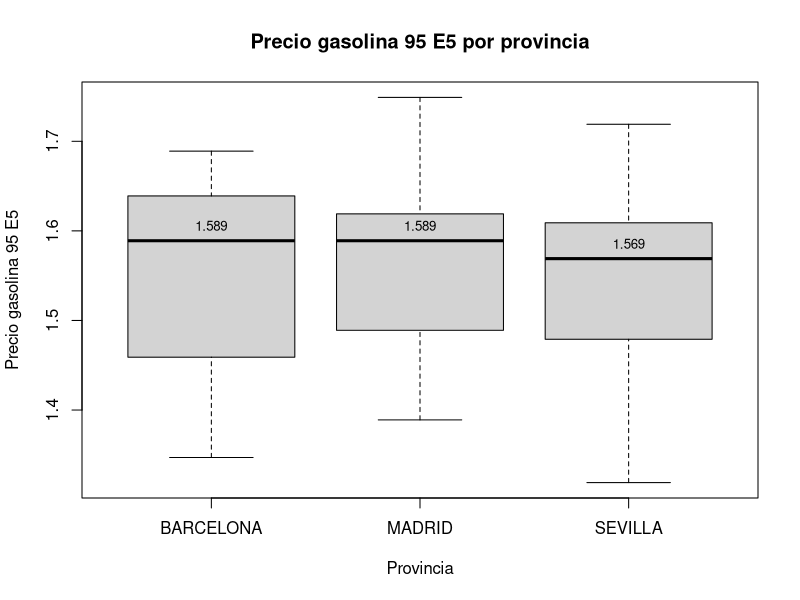
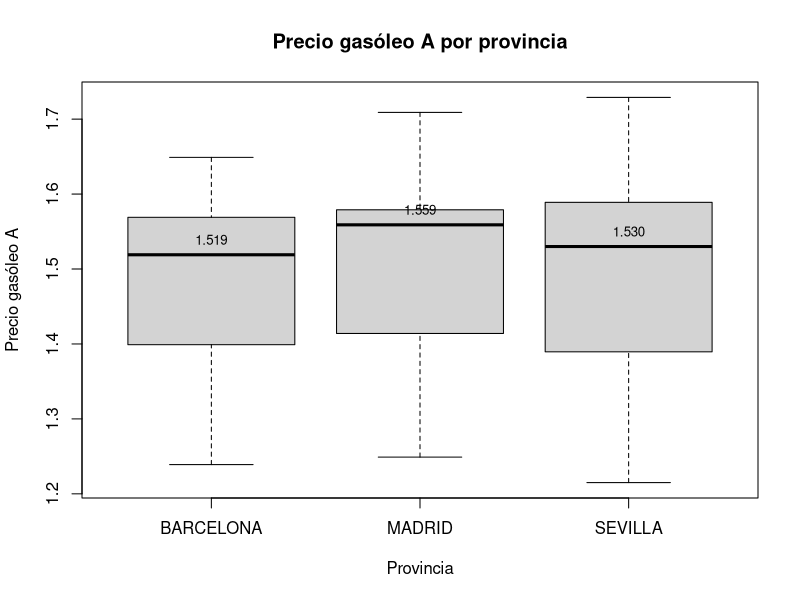

The R script that drew these images, in order:
## ---- chunk 1
install.packages("openxlsx")
## ---- chunk 2
library(openxlsx)
library(dplyr)
## ---- chunk 3
datos <- read.xlsx("Datos Actividad 3.xlsx", sheet = "Hidrocarburos")
datos
## ---- chunk 4
df2 <- datos |> filter(Provincia %in% c("MADRID", "BARCELONA", "SEVILLA"))
df2
## ---- chunk 5
df2$Precio.gasolina.95.E5 <- gsub(",", ".", df2$Precio.gasolina.95.E5)
df2$Precio.gasóleo.A <- gsub(",", ".", df2$Precio.gasóleo.A)
## ---- chunk 6
df2$Precio.gasolina.95.E5 <- as.numeric(df2$Precio.gasolina.95.E5)
df2$Precio.gasóleo.A <- as.numeric(df2$Precio.gasóleo.A)
df2
## ---- chunk 7
summary(df2)
## ---- chunk 8
# Según Precio.gasolina.95.E5
res_provincia_95E5 <- df2 %>%
  group_by(Provincia) %>%
  summarise(
    cantidad = n(),
    promedio = mean(Precio.gasolina.95.E5, na.rm = TRUE),
    max = max(Precio.gasolina.95.E5, na.rm = TRUE),
    min = min(Precio.gasolina.95.E5, na.rm = TRUE),
    mediana = median(Precio.gasolina.95.E5, na.rm = TRUE),
    varianza = var(Precio.gasolina.95.E5, na.rm = TRUE)
  )

print(res_provincia_95E5)
## ---- chunk 9
# Según Precio.gasolina.95.E5 creamos un boxplot por provincia con etiquetas

boxplot(df2$Precio.gasolina.95.E5 ~ df2$Provincia, main = "Precio gasolina 95 E5 por provincia", xlab = "Provincia", ylab = "Precio gasolina 95 E5")

# Agregamos las etiquetas para mejorar la visibilidad
# Calcular las medianas para cada provincia
medianas <- tapply(df2$Precio.gasolina.95.E5, df2$Provincia, median, na.rm = TRUE)

# Agregar etiquetas de texto para las medianas
text(x = 1:length(medianas), y = medianas, labels = format(medianas, digits = 4), pos = 3, cex = 0.8)

## ---- chunk 10
# Según Precio.gasóleo.A
res_provincia_gasA <- df2 %>%
  group_by(Provincia) %>%
  summarise(
    cantidad = n(),
    promedio = mean(Precio.gasóleo.A, na.rm = TRUE),
    max = max(Precio.gasóleo.A, na.rm = TRUE),
    min = min(Precio.gasóleo.A, na.rm = TRUE),
    mediana = median(Precio.gasóleo.A, na.rm = TRUE),
    varianza = var(Precio.gasóleo.A, na.rm = TRUE),
  )

print(res_provincia_gasA)
## ---- chunk 11
# Según Precio.gasóleo.A creamos un boxplot por provincia con etiquetas

boxplot(df2$Precio.gasóleo.A ~ df2$Provincia, main = "Precio gasóleo A por provincia", xlab = "Provincia", ylab = "Precio gasóleo A")

# Agregamos las etiquetas para mejorar la visibilidad
# Calcular las medianas para cada provincia
medianas <- tapply(df2$Precio.gasóleo.A, df2$Provincia, median, na.rm = TRUE)

# Agregar etiquetas de texto para las medianas
text(x = 1:length(medianas), y = medianas, labels = format(medianas, digits = 4), pos = 3, cex = 0.8)

## ---- chunk 12
madrid_otros <- datos |> filter(Provincia %in% c("MADRID", "SEVILLA", "BARCELONA", "VALENCIA"))
## ---- chunk 13
madrid_otros$provincia_grp <- ifelse(madrid_otros$Provincia == "MADRID", "MADRID", "OTROS")
madrid_otros
## ---- chunk 14
madrid_otros$Precio.gasolina.95.E5 <- gsub(",", ".", df2$Precio.gasolina.95.E5)
madrid_otros$Precio.gasóleo.A <- gsub(",", ".", df2$Precio.gasóleo.A)
## ---- chunk 15
madrid_otros$Precio.gasolina.95.E5 <- as.numeric(df2$Precio.gasolina.95.E5)
madrid_otros$Precio.gasóleo.A <- as.numeric(df2$Precio.gasóleo.A)
## ---- chunk 16
# Realizar la prueba F para Madrid y Sevilla
var.test(Precio.gasolina.95.E5 ~ provincia_grp, data = madrid_otros,
         conf.level = 0.95, alternative = 'two.sided')
## ---- chunk 17
t.test(madrid_otros$Precio.gasolina.95.E5 ~ madrid_otros$provincia_grp,
       conf.level = 0.99,
       mu = 0,
       alternative = c("two.sided"),
       var.equal = TRUE)
## ---- chunk 18
t.test(madrid_otros$Precio.gasolina.95.E5 ~ madrid_otros$provincia_grp,
       conf.level = 0.99,
       mu = 0,
       alternative = c("two.sided"),
       var.equal = FALSE)
## ---- chunk 19
t.test(madrid_otros$Precio.gasóleo.A ~ madrid_otros$provincia_grp,
       conf.level = 0.99,
       mu = 0,
       alternative = c("two.sided"),
       var.equal = TRUE)
## ---- chunk 20
t.test(madrid_otros$Precio.gasóleo.A ~ madrid_otros$provincia_grp,
       conf.level = 0.99,
       mu = 0,
       alternative = c("two.sided"),
       var.equal = FALSE)
